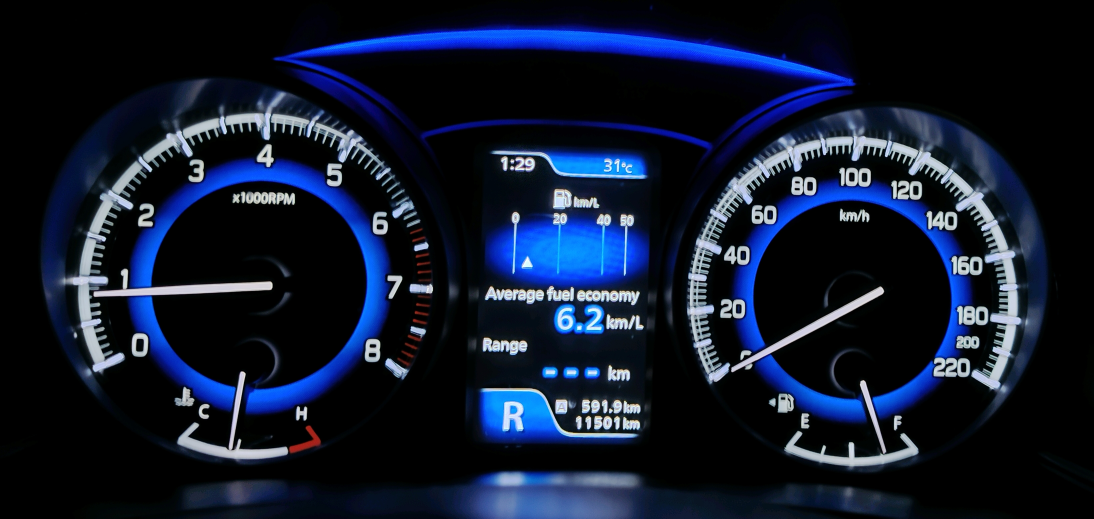
#> input picture Images/1.jpg, 3281 x 1556 px (shown at 1/3 size); its folder holds only this picture in this run
$ python main.py
#> lines starting #> are read from the running program, lines starting #| are printed output that depends on the picture; after the words box and inside, x2 and y2 are one past the last pixel; in counts of white or black regions, pixels touching at a corner belong together
### fuel_economy.py
import cv2
import numpy as np
import pytesseract
import matplotlib.pyplot as plt

def get_roi(image, x_start_percent, x_end_percent, y_start_percent, y_end_percent):
    height, width = image.shape[:2]
    x_start = int(x_start_percent * width)
    x_end = int(x_end_percent * width)
    y_start = int(y_start_percent * height)
    y_end = int(y_end_percent * height)
    return image[y_start:y_end, x_start:x_end]

def get_fuel_economy(image_path):
#> called with image_path = 'Images/1.jpg'
    image = cv2.imread(image_path)
#> image is the input picture: shape (1556, 3281, 3); mean B, G, R 45.9, 26, 17.2

    x_start_percent = 0.25
    x_end_percent = 0.75
    y_start_percent = 0.5
    y_end_percent = 1.0

    roi = get_roi(image, x_start_percent, x_end_percent, y_start_percent, y_end_percent)
    gray = cv2.cvtColor(roi, cv2.COLOR_BGR2GRAY)
    _, binary = cv2.threshold(gray, 200, 255, cv2.THRESH_BINARY_INV)
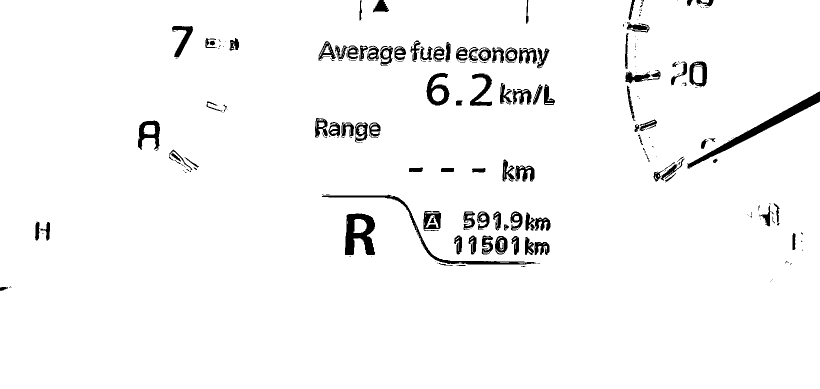
#> binary: shape (778, 1640) (shown at 1/2 size); 96.6% white; 255 black regions (153 under 20 px), largest, box (x1, y1, x2, y2) and area: (1375, 183, 1640, 337) 4157, (690, 427, 750, 510) 3070, (644, 389, 1073, 529) 2521
    detection_data = pytesseract.image_to_data(binary, output_type=pytesseract.Output.DICT)

    word_bounding_boxes = {}

    for i in range(len(detection_data['text'])):
        if int(detection_data['conf'][i]) > 60:
            word = detection_data['text'][i].lower()
            if word in ['average', 'fuel', 'economy']:
                x, y, w, h = (detection_data['left'][i],
                            detection_data['top'][i],
                            detection_data['width'][i],
                            detection_data['height'][i])
                word_bounding_boxes[word] = (x, y, w, h)

    if all(word in word_bounding_boxes for word in ['average', 'fuel', 'economy']):
        avg_coords = word_bounding_boxes['average']
        fuel_coords = word_bounding_boxes['fuel']
        eco_coords = word_bounding_boxes['economy']

        rect_x_start = min(avg_coords[0], fuel_coords[0], eco_coords[0])
        rect_y_start = min(avg_coords[1], fuel_coords[1], eco_coords[1])

        fixed_length = 650
        fixed_height = 250

        shift_up_pixels = 20
        rect_y_start = max(0, rect_y_start - shift_up_pixels)

        cv2.rectangle(roi, (rect_x_start, rect_y_start),
                    (rect_x_start + fixed_length, rect_y_start + fixed_height),
                    (255, 0, 0), 2)

        text_detection_region = roi[rect_y_start:rect_y_start + fixed_height,
                                    rect_x_start:rect_x_start + fixed_length]

        gray_text_region = cv2.cvtColor(text_detection_region, cv2.COLOR_BGR2GRAY)
        _, binary_text_region = cv2.threshold(gray_text_region, 200, 255, cv2.THRESH_BINARY_INV)
        text_detection_data = pytesseract.image_to_data(binary_text_region, output_type=pytesseract.Output.DICT)

        detected_texts = []
        exclude_words = ['average', 'fuel', 'economy', 'km', 'l', 'range', 'Range', 'tuel']

        for i in range(len(text_detection_data['text'])):
            if int(text_detection_data['conf'][i]) > 60:
                text = text_detection_data['text'][i].lower()
                if text and text not in exclude_words:
                    detected_texts.append(text)

        if len(detected_texts) == 2:
            if '.' in detected_texts[0]:
                print(f"Average fuel economy is {detected_texts[0]}{detected_texts[1]}")
            else:
                print(f"Average fuel economy is {detected_texts[0]}.{detected_texts[1]}")
        elif len(detected_texts) == 1:
            print(f"Average fuel economy is {detected_texts[0]}")
        else:
            print("Not found")

        # [12 lines of commented-out code are left out]

    else:
        print("Not all words ('average', 'fuel', 'economy') were detected.")

### small_symbols_detection.py
import cv2
import numpy as np

def get_small_symbol_information(image_path):
    image = cv2.imread(image_path)

    if image is None:
        print(f"Image {image_path} not found or cannot be opened.")
        exit()

    hsv = cv2.cvtColor(image, cv2.COLOR_BGR2HSV)

    lower_red1 = np.array([0, 100, 100])
    upper_red1 = np.array([10, 255, 255])
    lower_red2 = np.array([160, 100, 100])
    upper_red2 = np.array([180, 255, 255])

    lower_green = np.array([40, 50, 50])
    upper_green = np.array([80, 255, 255])

    mask_red1 = cv2.inRange(hsv, lower_red1, upper_red1)
    mask_red2 = cv2.inRange(hsv, lower_red2, upper_red2)
    mask_green = cv2.inRange(hsv, lower_green, upper_green)

    mask_red = mask_red1 + mask_red2

    contours_red, _ = cv2.findContours(mask_red, cv2.RETR_TREE, cv2.CHAIN_APPROX_SIMPLE)
    contours_green, _ = cv2.findContours(mask_green, cv2.RETR_TREE, cv2.CHAIN_APPROX_SIMPLE)

    height, width, _ = image.shape

    roi_brake = (int(0.55 * width), int(0.05 * height), int(0.15 * width), int(0.28 * height))
    roi_seatbelt = (int(0.08 * width), int(0.46 * height), int(0.115 * width), int(0.15 * height))
    roi_left_indicator = (int(0.3 * width), int(0.1 * height), int(0.2 * width), int(0.25 * height))
    roi_right_indicator = (int(0.6 * width), int(0.1 * height), int(0.2 * width), int(0.25 * height))
    roi_fog_light = (int(0.21 * width), int(0.38 * height), int(0.07 * width), int(0.15 * height))
    roi_parking_lights = (int(0.26 * width), int(0.44 * height), int(0.07 * width), int(0.15 * height))

    def is_contour_in_roi(contour, roi):
        x, y, w, h = cv2.boundingRect(contour)
        x_roi, y_roi, w_roi, h_roi = roi
        return x_roi <= x <= x_roi + w_roi and y_roi <= y <= y_roi + h_roi

    brake_detected = False
    seatbelt_detected = False
    left_indicator_detected = False
    right_indicator_detected = False
    fog_light_detected = False
    parking_light_detected = False

    for contour in contours_red:
        x, y, w, h = cv2.boundingRect(contour)
        if w > 50 and h > 50:
            if is_contour_in_roi(contour, roi_brake):
                brake_detected = True
            if is_contour_in_roi(contour, roi_seatbelt):
                seatbelt_detected = True

    for contour in contours_green:
        x, y, w, h = cv2.boundingRect(contour)
        if w > 50 and h > 50:
            if is_contour_in_roi(contour, roi_left_indicator):
                left_indicator_detected = True
            if is_contour_in_roi(contour, roi_right_indicator):
                right_indicator_detected = True
            if is_contour_in_roi(contour, roi_fog_light):
                fog_light_detected = True
            if is_contour_in_roi(contour, roi_parking_lights):
                parking_light_detected = True

    if brake_detected:
        print("Brake light is ON (Red).")
    else:
        print("Brake light is OFF.")

    if seatbelt_detected:
        print("Seatbelt indicator is ON (Red).")
    else:
        print("Seatbelt indicator is OFF.")

    if left_indicator_detected:
        print("Left indicator is ON (Green).")
    else:
        print("Left indicator is OFF.")

    if right_indicator_detected:
        print("Right indicator is ON (Green).")
    else:
        print("Right indicator is OFF.")

    if fog_light_detected:
        print("Fog light is ON (Green).")
    else:
        print("Fog light is OFF.")

    if parking_light_detected:
        print("Parking light is ON (Green).")
    else:
        print("Parking light is OFF.")

### analog_detecter.py
import cv2
import numpy as np
import os
import math

# Function to detect the circle and the needle, calculate the angle
def detect_circle_and_needle(image):
    # Convert to grayscale
    gray = cv2.cvtColor(image, cv2.COLOR_BGR2GRAY)

    # Apply Gaussian blur to reduce noise
    blurred = cv2.GaussianBlur(gray, (9, 9), 2)

    # Detect circles using HoughCircles
    minRadius = int(blurred.shape[1] * 0.3)  # Adjust based on size
    maxRadius = int(blurred.shape[1] * 0.45)

    circles = cv2.HoughCircles(blurred, cv2.HOUGH_GRADIENT, dp=1.2, minDist=100,
                               param1=50, param2=30, minRadius=minRadius, maxRadius=maxRadius)

    if circles is not None:
        # Round to integer values for circle parameters
        circles = np.round(circles[0, :]).astype("int")
        x, y, r = circles[0]

        # Draw the detected circle and its center
        cv2.circle(image, (x, y), r, (0, 255, 0), 4)
        cv2.circle(image, (x, y), 5, (0, 128, 255), -1)

        # Detect edges to find the needle
        edges = cv2.Canny(blurred, 50, 150)

        # Mask to isolate the region inside the circle
        mask = np.zeros_like(edges)
        cv2.circle(mask, (x, y), r, (255, 255, 255), thickness=-1)
        masked_edges = cv2.bitwise_and(edges, edges, mask=mask)

        # Use HoughLines to detect lines in the image
        lines = cv2.HoughLinesP(masked_edges, rho=1, theta=np.pi / 180, threshold=100,
                                minLineLength=int(r * 0.5), maxLineGap=10)

        if lines is not None:
            # Find the longest line (assumed to be the needle)
            max_length = 0
            needle_tip = None

            for line in lines:
                x1, y1, x2, y2 = line[0]
                length = np.sqrt((x2 - x1) ** 2 + (y2 - y1) ** 2)

                # Check if the line starts near the circle center
                if length > max_length and (x1 - x) ** 2 + (y1 - y) ** 2 < r ** 2:
                    max_length = length
                    needle_tip = (x2, y2) if np.sqrt((x2 - x) ** 2 + (y2 - y) ** 2) > np.sqrt((x1 - x) ** 2 + (y1 - y) ** 2) else (x1, y1)

            if needle_tip is not None:
                # Draw a line from the center to the needle tip
                cv2.line(image, (x, y), needle_tip, (255, 0, 0), 2)

                # Calculate the angle between the needle and the right horizontal
                dx = needle_tip[0] - x
                dy = needle_tip[1] - y
                theta = math.degrees(math.atan2(dy, dx))

                # Normalize the angle to be in range [0, 360]
                if theta < 0:
                    theta += 360

                return image, (theta - 360) * -1

    return image, None

# Main function to process all images in the folder
def get_analog_output(img_path, output_folder, img_name):
    img = cv2.imread(img_path)

    # Crop the image to the left 50% (for the left-side analog)
    width = img.shape[1]
    img_left = img[:, :width//2]

    # Detect the circle and needle in the left side of the image
    processed_img_left, angle_left = detect_circle_and_needle(img_left)

    # Save the processed image with detected circle and needle for the left part
    output_path_left = os.path.join(output_folder, 'left_' + img_name)
    cv2.imwrite(output_path_left, processed_img_left)

    if angle_left is not None:
        print(f"{img_name} (Left) - Needle Angle: {angle_left:.2f} degrees")
        print(f"Analog Value: {7 -0.1- (angle_left) /30}")
    else:
        print(f"{img_name} (Left) - Circle or needle not detected.")


    # Crop the image to the right 50% (for the right-side speed analog)
    img_right = img[:, width//2:]

    # Detect the circle and needle in the right side of the image
    processed_img_right, angle_right = detect_circle_and_needle(img_right)

    # Save the processed image with detected circle and needle for the right part
    output_path_right = os.path.join(output_folder, 'right_' + img_name)
    cv2.imwrite(output_path_right, processed_img_right)

    if angle_right is not None:
        print(f"{img_name} (Right) - Needle Angle: {angle_right:.2f} degrees")
        print(f"Analog Value: {(9-(angle_right*10)/240-0.3)*20}kmph") # 3 units error
    else:
        print(f"{img_name} (Right) - Circle or needle not detected.")

### middle_information.py
import cv2
import numpy as np
import pytesseract
from matplotlib import pyplot as plt
import os

def get_middle_information(image_path):
            image = cv2.imread(image_path)


            height, width = image.shape[:2]
            lower_middle_y_start = height // 2
            lower_middle_y_end = height
            lower_middle_x_start = width // 4
            lower_middle_x_end = width * 3 // 4

            lower_middle_region = image[lower_middle_y_start:lower_middle_y_end, lower_middle_x_start:lower_middle_x_end]

            gray = cv2.cvtColor(lower_middle_region, cv2.COLOR_BGR2GRAY)

            _, binary = cv2.threshold(gray, 200, 255, cv2.THRESH_BINARY_INV)

            detection_data = pytesseract.image_to_data(binary, output_type=pytesseract.Output.DICT)

            words = []
            word_bounding_boxes = {}

            for i in range(len(detection_data['text'])):
                if int(detection_data['conf'][i]) > 60:
                    word = detection_data['text'][i].lower()
                    if word in ['average', 'economy']:
                        x, y, w, h = (detection_data['left'][i],
                                    detection_data['top'][i],
                                    detection_data['width'][i],
                                    detection_data['height'][i])
                        words.append(word)
                        word_bounding_boxes[word] = (x, y, w, h)

            average_coords = word_bounding_boxes.get('average')
            economy_coords = word_bounding_boxes.get('economy')

            if average_coords and economy_coords:
                avg_x_left = average_coords[0]
                eco_x_right = economy_coords[0] + economy_coords[2]

                for word, (x, y, w, h) in word_bounding_boxes.items():
                    cv2.rectangle(lower_middle_region, (x, y), (x + w, y + h), (0, 255, 0), 2)

                detected_letters = []

                for i in range(len(detection_data['text'])):
                    if int(detection_data['conf'][i]) > 60:
                        letter = detection_data['text'][i]
                        x, y, w, h = (detection_data['left'][i],
                                    detection_data['top'][i],
                                    detection_data['width'][i],
                                    detection_data['height'][i])

                        if avg_x_left < x < eco_x_right:
                            detected_letters.append(letter)

                # [13 lines of commented-out code are left out]

                print("Detected Words:", words)
                print("Detected Letters within the boundaries of 'average' and 'economy':", detected_letters)
            else:
                print(f"One or both words not found in image.")


# [83 lines of commented-out code are left out]

### main.py
import os

from fuel_economy import get_fuel_economy
from small_symbols_detection import get_small_symbol_information
from analog_detecter import get_analog_output
from middle_information import get_middle_information

if __name__ == '__main__':
    image_directory = os.path.join(os.getcwd(),'Images')
    analog_output_folder = os.path.join(os.getcwd(),'Analog_output')

    for images in os.listdir(image_directory):
        print(f"For the image {os.path.join(image_directory,images)}")
        image_path = os.path.join(image_directory,images)
        get_fuel_economy(image_path)
#> (the call stopped at in get_fuel_economy, `detection_data = pytesseract.image_to_data(binary, output_type=pytesse..`: pytesseract is not available in this run)
        get_small_symbol_information(image_path)
#> in get_small_symbol_information, `mask_red2 = cv2.inRange(hsv, lower_red2, upper_red2)`:
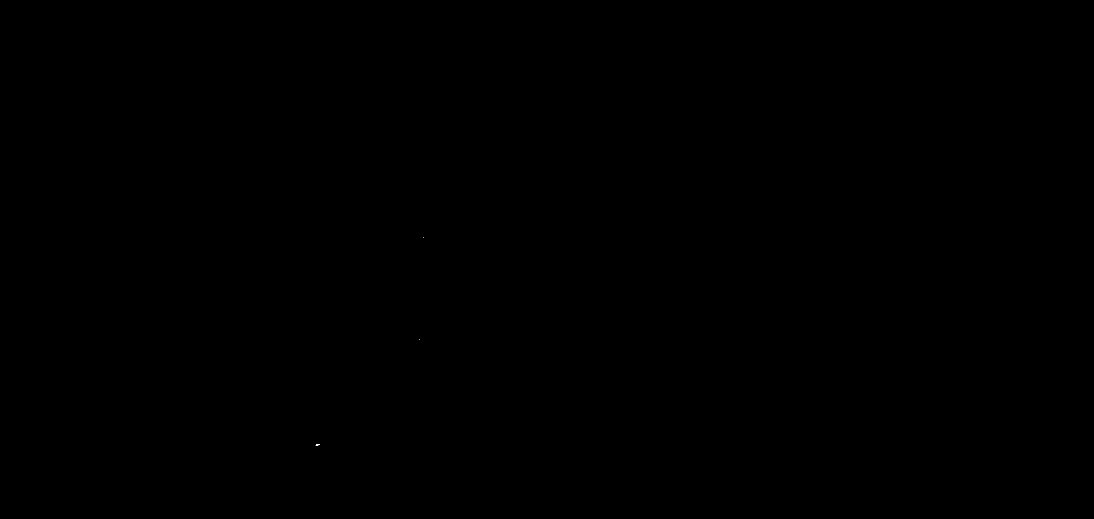
#> mask_red2: shape (1556, 3281) (shown at 1/3 size); 0% white; 3 white regions (2 under 20 px), largest, box (x1, y1, x2, y2) and area: (947, 1332, 959, 1337) 34
#> in get_small_symbol_information, `contours_red, _ = cv2.findContours(mask_red, cv2.RETR_TREE, cv2.CHAIN_..`: contours_red = 24 contours, 12 with area under 20; largest, box (x1, y1, x2, y2) and area: (868, 1277, 962, 1358) 2320, (1224, 1006, 1260, 1021) 139, (1239, 958, 1276, 970) 137, (1245, 934, 1281, 945) 132, (1248, 762, 1284, 772) 96
#> in get_small_symbol_information, `contours_green, _ = cv2.findContours(mask_green, cv2.RETR_TREE, cv2.CH..`: contours_green = 140 contours, all with area under 20
#> the loop in get_small_symbol_information, `for contour in contours_red:` made 24 passes
#> the loop in get_small_symbol_information, `for contour in contours_green:` made 140 passes
        print('\n')
        get_analog_output(image_path,analog_output_folder,images)
#> in detect_circle_and_needle, `circles = cv2.HoughCircles(blurred, cv2.HOUGH_GRADIENT, dp=1.2, minDis..`: circles = 16 rows, first 8: [775.8, 883.8, 544.4], [760.2, 762.6, 584.8], [868.2, 971.4, 642.1], [825, 677.4, 499.1], [765, 988.2, 596.3], [946.2, 873, 648.8], [1506.6, 475.8, 688.4], [360.6, 151.8, 736]
#> in detect_circle_and_needle, `circles = np.round(circles[0, :]).astype("int")`: circles = 16 rows, first 8: [776, 884, 544], [760, 763, 585], [868, 971, 642], [825, 677, 499], [765, 988, 596], [946, 873, 649], [1507, 476, 688], [361, 152, 736]
#> in detect_circle_and_needle, `x, y, r = circles[0]`: x = 776; y = 884; r = 544
#> in detect_circle_and_needle, `lines = cv2.HoughLinesP(masked_edges, rho=1, theta=np.pi / 180, thresh..`: lines = None
#> in detect_circle_and_needle (call 2), `gray = cv2.cvtColor(image, cv2.COLOR_BGR2GRAY)`:
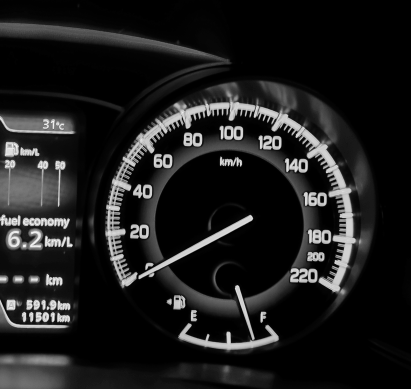
#> gray: shape (1556, 1641) (shown at 1/4 size); min 0, max 254, mean 29.1
#> in detect_circle_and_needle (call 2), `circles = cv2.HoughCircles(blurred, cv2.HOUGH_GRADIENT, dp=1.2, minDis..`: circles = 41 rows, first 8: [912.6, 907.8, 499.7], [1006.2, 858.6, 537], [637.8, 779.4, 601.3], [907.8, 768.6, 505.4], [707.4, 949.8, 528.7], [817.8, 990.6, 625.1], [717, 1145.4, 611.9], [756.6, 743.4, 523.4]
#> in detect_circle_and_needle (call 2), `circles = np.round(circles[0, :]).astype("int")`: circles = 41 rows, first 8: [913, 908, 500], [1006, 859, 537], [638, 779, 601], [908, 769, 505], [707, 950, 529], [818, 991, 625], [717, 1145, 612], [757, 743, 523]
#> in detect_circle_and_needle (call 2), `x, y, r = circles[0]`: x = 913; y = 908; r = 500
#> in detect_circle_and_needle (call 2), `masked_edges = cv2.bitwise_and(edges, edges, mask=mask)`:
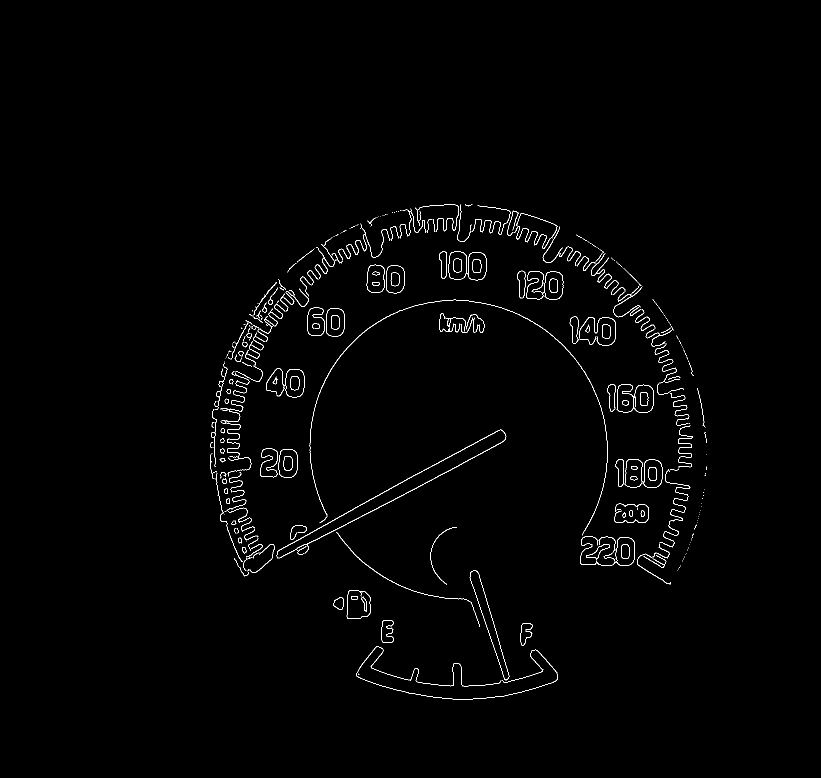
#> masked_edges: shape (1556, 1641) (shown at 1/2 size); 0.95% white in thin lines or dots, all inside (x1, y1, x2, y2) = (420, 409, 1414, 1400)
#> in detect_circle_and_needle (call 2), `lines = cv2.HoughLinesP(masked_edges, rho=1, theta=np.pi / 180, thresh..`: lines = [[545, 1107, 864, 931], [750, 1019, 1006, 883]]
#> the loop in detect_circle_and_needle (call 2), `for line in lines:` made 2 passes
#> (x1, y1, x2, y2, length, max_length) on pass 1: (545, 1107, 864, 931, 364.3, 364.3)
#> after the loop in detect_circle_and_needle (call 2), `for line in lines:`: max_length = 364.3
#> in detect_circle_and_needle (call 2), `cv2.line(image, (x, y), needle_tip, (255, 0, 0), 2)`:
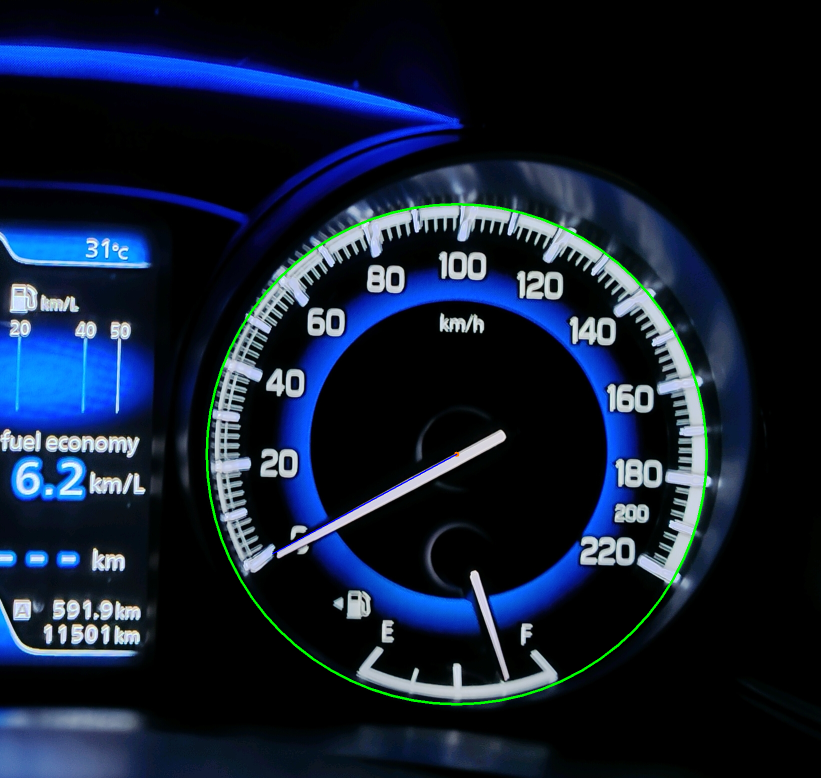
#> image: shape (1556, 1641, 3) (shown at 1/2 size); mean B, G, R 50.2, 30.8, 19.5
#> in detect_circle_and_needle (call 2), `dx = needle_tip[0] - x`: dx = -368
#> in detect_circle_and_needle (call 2), `dy = needle_tip[1] - y`: dy = 199
#> in detect_circle_and_needle (call 2), `theta = math.degrees(math.atan2(dy, dx))`: theta = 151.6
#> in get_analog_output, `processed_img_right, angle_right = detect_circle_and_needle(img_right)`: angle_right = 208.4
#| 1.jpg (Right) - Needle Angle: 208.40 degrees
#| Analog Value: 0.33101002711178773kmph
        get_middle_information(image_path)
#> (the call stopped at in get_middle_information, `detection_data = pytesseract.image_to_data(binary, output_type=pytesse..`: pytesseract is not available in this run)
